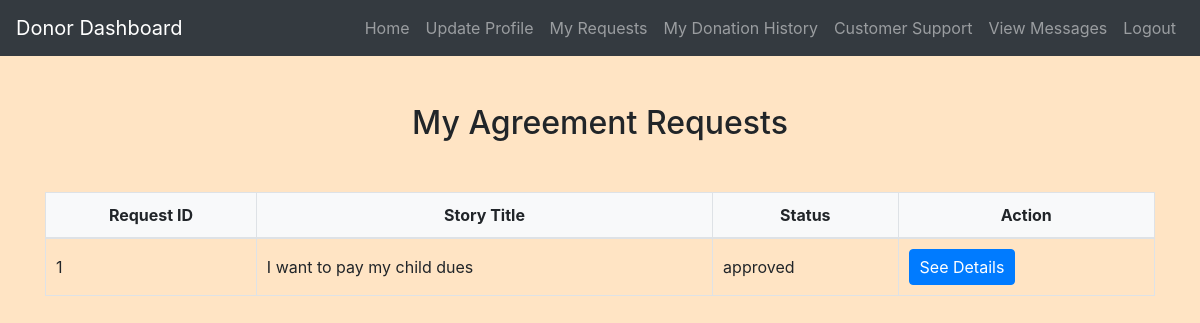
The page /Donor/stories_request.php (signed in) on the database its author committed.
### tables this page shows
CREATE TABLE `agreement_requests` (
  `request_id` int(11) NOT NULL,
  `story_id` int(11) NOT NULL,
  `donor_id` int(11) NOT NULL,
  `beneficiary_id` int(11) NOT NULL,
  `status` enum('pending','approved','rejected') NOT NULL,
  `created_at` timestamp NOT NULL DEFAULT current_timestamp()
);

CREATE TABLE `stories` (
  `story_id` int(11) NOT NULL,
  `category_id` int(11) DEFAULT NULL,
  `beneficiary_id` int(11) DEFAULT NULL,
  `beneficiary_name` varchar(255) DEFAULT NULL,
  `title` varchar(255) NOT NULL,
  `description` text NOT NULL,
  `amount_needed` decimal(10,2) NOT NULL,
  `profile_picture` varchar(255) DEFAULT NULL,
  `status` varchar(50) NOT NULL,
  `created_at` timestamp NOT NULL DEFAULT current_timestamp()
);

### Donor/stories_request.php (the view, shortened to what this page needs)
<?php
include('config.php');
$donor_id = $_SESSION['user_id'];
$requests_sql = "SELECT ar.request_id, ar.story_id, s.title, ar.status
                FROM agreement_requests ar
                INNER JOIN stories s ON ar.story_id = s.story_id
                WHERE ar.donor_id = ?";
$stmt = mysqli_prepare($conn, $requests_sql);
mysqli_stmt_bind_param($stmt, "i", $donor_id);
mysqli_stmt_execute($stmt);
$requests_result = mysqli_stmt_get_result($stmt);
?>
<!DOCTYPE html>
<html>
<head>
    <link rel="stylesheet" href="https://maxcdn.bootstrapcdn.com/bootstrap/4.5.2/css/bootstrap.min.css">
    <link rel="stylesheet" href="../css/style.css">
</head>
<body>
    <?php include('navbar.php'); ?>
    <div class="container mt-5">
        <h2>My Agreement Requests</h2>
        <?php if (mysqli_num_rows($requests_result) > 0) { ?>
            <div class="table-responsive">
                <table class="table table-bordered">
                    <thead>
                        <tr>
                            <th>Request ID</th>
                            <th>Story Title</th>
                            <th>Status</th>
                            <th>Action</th>
                        </tr>
                    </thead>
                    <tbody>
                        <?php while ($row = mysqli_fetch_assoc($requests_result)) { ?>
                            <tr>
                                <td><?php echo $row['request_id']; ?></td>
                                <td><?php echo $row['title']; ?></td>
                                <td><?php echo $row['status']; ?></td>
                                <td>
                                    <?php if ($row['status'] == 'approved') { ?>
                                        <a href="see_details.php?story_id=<?php echo $row['story_id']; ?>" class="btn btn-primary">See Details</a>
                                    <?php } ?>
                                </td>
                            </tr>
                        <?php } ?>
                    </tbody>
                </table>
            </div>
        <?php } else { ?>
            <p>No agreement requests found.</p>
        <?php } ?>
    </div>
</body>
</html>

### css/style.css (style rules this page uses)
body { background-color: bisque; }
h1, h2, h3, h4 { text-align: center; margin-top: 30px; margin-bottom: 30px; }
.table { width: 100%; border-collapse: collapse; margin-top: 20px; }
.table th, .table td { padding: 10px; border: 1px solid #dee2e6; }
.table thead th { background-color: #f8f9fa; font-weight: bold; text-align: center; }
.table tbody td { vertical-align: middle; }
.btn-primary { padding: 5px 10px; }

### rows shown on the page
agreement_requests: request_id "1", story.title "I want to pay my child dues", status "approved"
